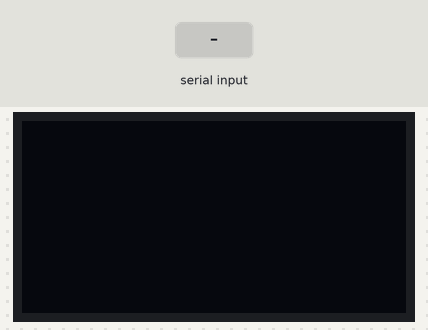
A sketch run on a simulated Arduino Uno, built with avr-gcc and run on an emulated ATmega328P. On the bench: 128×64 one-colour display. The test bench sets the inputs (shaded band). The display library's start-up logo is not drawn; what the sketch prints to the serial monitor is not drawn.

Above: at 1.2 s.
1.3 s: "1" received over the second serial link
At 1.7 s:
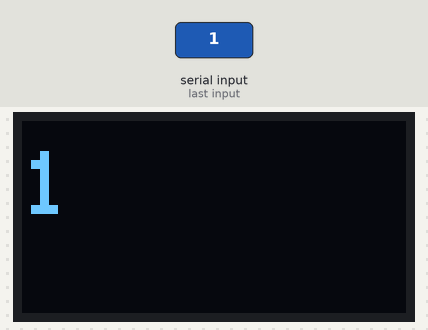
2.8 s: "0" received over the second serial link
At 3.4 s:
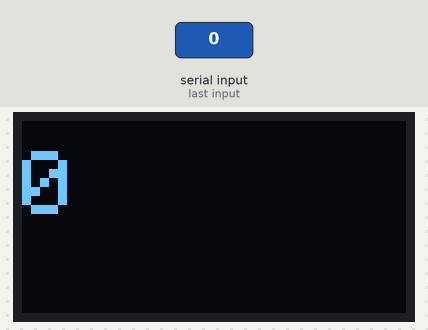
4.3 s: "2" received over the second serial link
At 5.4 s:
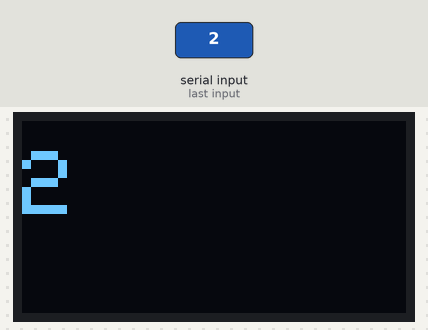
Timing chart, 0 to 7.3 s (numbered marks = the images above; inputs shaded):
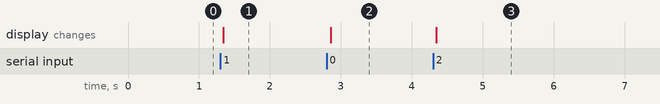

The sketch:

slave_funciona_recibe_datos_oled_1a.ino
```cpp
//Slaver


#include <Wire.h>
#include <Adafruit_GFX.h>
#include <Adafruit_SSD1306.h>


#include <Arduino.h>
#include <SPI.h>

#define SCREEN_WIDTH 128 // OLED display width, in pixels
#define SCREEN_HEIGHT 64 // OLED display height, in pixels

// Declaration for an SSD1306 display connected to I2C (SDA, SCL pins)
Adafruit_SSD1306 display(SCREEN_WIDTH, SCREEN_HEIGHT, &Wire, -1);


#include <SoftwareSerial.h>
SoftwareSerial ArduinoMaster(2,3);
String msg;


void setup(){
  Serial.begin(9600);
  ArduinoMaster.begin(9600);

 if(!display.begin(SSD1306_SWITCHCAPVCC, 0x3C)) { // Address 0x3D for 128x64
    Serial.println(F("SSD1306 allocation failed"));
    for(;;);
  }

}


void loop(){
  readSerialPort();
oled();


  // Send answer to master
  if(msg!=""){
    Serial.print("Master sent : " );
    Serial.println(msg);
    ArduinoMaster.print(msg);
    msg="";
  }
}
void readSerialPort(){
 while (ArduinoMaster.available()) {
   delay(10);
   if (ArduinoMaster.available() >0) {
     char c = ArduinoMaster.read();  //gets one byte from serial buffer
     msg += c; //makes the string readString

  display.clearDisplay();
   }
 }
 ArduinoMaster.flush();
}


void oled(){
 // display.clearDisplay();

  display.setTextSize(3);
  display.setTextColor(WHITE);
  display.setCursor(0, 10);
  // Display static text
  display.println(msg);
  display.display();

}
```

Measured:
- after the input at 1.3 s, the display: changes at once (image 1)
- after the input at 2.8 s, the display: changes after 0.06 s (image 2)
- after the input at 4.3 s, the display: changes after 0.05 s (image 3)
